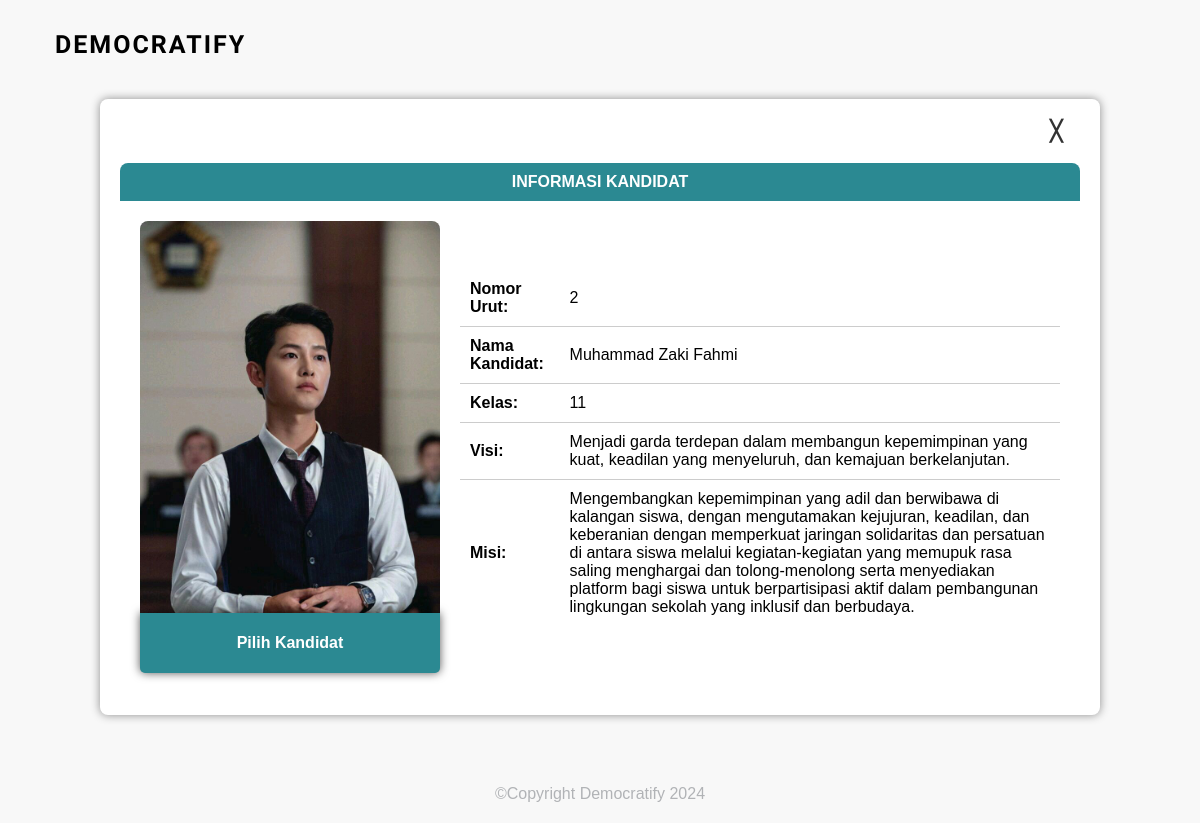
The app's page /kandidat/detail_kandidat.php?id=2 (signed in) with its own data.
### tables this page shows
CREATE TABLE `kandidat` (
  `id_kandidat` int(10) NOT NULL,
  `nama` varchar(100) NOT NULL,
  `kelas` enum('10','11','12') NOT NULL,
  `visi` text NOT NULL,
  `misi` text NOT NULL,
  `gambar` text NOT NULL
);

### kandidat/detail_kandidat.php (the view, shortened to what this page needs)
<?php
include '../layout/header.php';
require '../koneksi.php';
if (!isset($_SESSION["nis"])) : ?>
<?php endif;
$id = intval($_GET["id"]);
$query = "SELECT * FROM kandidat WHERE id_kandidat = $id";
$result = mysqli_query($conn, $query);
if ($result && mysqli_num_rows($result) > 0) {
    $data = mysqli_fetch_assoc($result);
?>
    <!DOCTYPE html>
    <html lang="en">
    <head>
        <link rel="stylesheet" href="../assets/style/detail.css">
    </head>
    <body>
        <form action="" method="post">
            <div class="container">
                <a href="../siswa/dashboard_voting.php" class="back-button">&#9587;</a>
                <nav>INFORMASI KANDIDAT</nav>
                <div class="wrapper-detail-kandidat">
                    <div class="item">
                        <img src="../assets/img/<?= $data["gambar"]; ?>">
                        <button type="submit" name="pilih" class="overlay-button">Pilih Kandidat</button>
                    </div>
                    <div class="detail-kandidat">
                        <table>
                            <tr>
                                <td><strong>Nomor Urut:</strong></td>
                                <td><?= $data["id_kandidat"]; ?></td>
                            </tr>
                            <tr>
                                <td><strong>Nama Kandidat:</strong></td>
                                <td><?= $data["nama"]; ?></td>
                            </tr>
                            <tr>
                                <td><strong>Kelas:</strong></td>
                                <td><?= $data["kelas"]; ?></td>
                            </tr>
                            <tr>
                                <td><strong>Visi:</strong></td>
                                <td><?= $data["visi"]; ?></td>
                            </tr>
                            <tr>
                                <td><strong>Misi:</strong></td>
                                <td><?= $data["misi"]; ?></td>
                            </tr>
                        </table>
                    </div>
                </div>
            </div>
        </form>
    </body>
    </html>
<?php
} else {
    echo "Data kandidat tidak ditemukan.";
}
include '../layout/footer.php';
?>

### assets/style/detail.css (style rules this page uses)
* { margin: 0; padding: 0; box-sizing: border-box; }
body { font-family: Arial, sans-serif; background-color: #f8f8f8; }
.container { max-width: 1000px; margin: 40px auto; padding: 20px; background-color: #fff; border-radius: 8px; box-shadow: 0 0 10px rgba(0, 0, 0, 0.438); animation: fadeInAnimation ease 1s forwards; }
nav { background-color: #2B8992; font-weight: 600; color: #fff; padding: 10px; text-align: center; margin-top: 20px; margin-bottom: 20px; border-radius: 8px 8px 0 0; }
.wrapper-detail-kandidat { display: flex; justify-content: center; align-items: center; margin-bottom: 20px; }
.item { margin-right: 20px; }
.item img { max-width: 300px; height: auto; border-radius: 8px; }
.detail-kandidat { width: 600px; }
table { width: 100%; border-collapse: collapse; }
table td, table th { padding: 10px; text-align: left; border-bottom: 1px solid #ccc; }
table tr:last-child td { border-bottom: none; }
.item { position: relative; display: inline-block; }

### records on screen
kandidat: gambar (picture), id_kandidat "2", nama "Muhammad Zaki Fahmi", kelas "11", visi "Menjadi garda terdepan dalam membangun kepemimpinan yang kuat, keadilan yang menyeluruh, dan kemajuan berkelanjutan.", misi "Mengembangkan kepemimpinan yang adil dan berwibawa di kalangan siswa, dengan mengutamakan kejujuran, keadilan, dan keberanian dengan memperkuat jaringan solidaritas dan persatuan di antara siswa melalui kegiatan-kegiatan yang memupuk rasa saling menghargai dan tolong-menolong serta menyediakan platform bagi siswa untuk berpartisipasi aktif dalam pembangunan lingkungan sekolah yang inklusif dan berbudaya."
